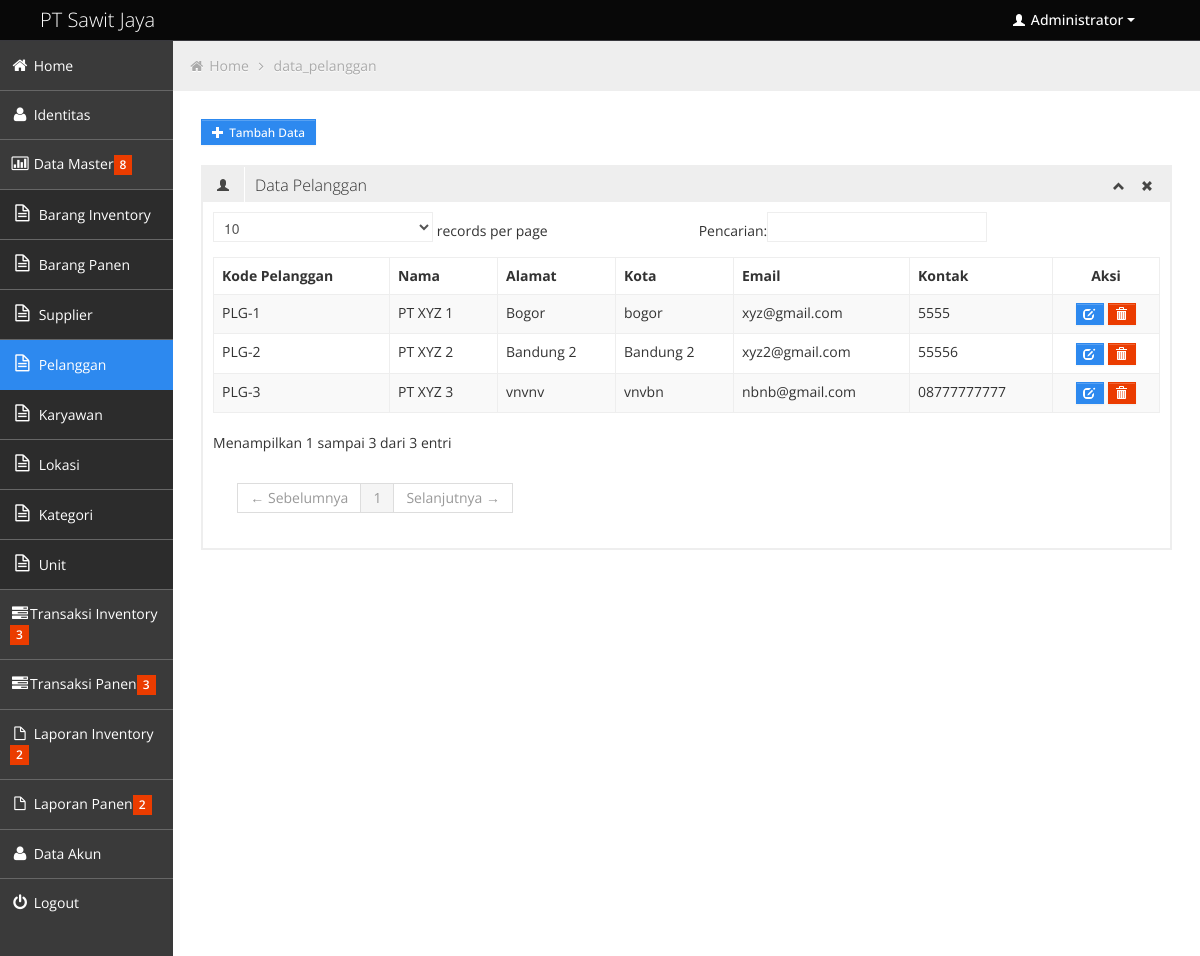
The page /index.php?halaman=data_pelanggan (signed in) on the database its author committed.
### tables this page shows
CREATE TABLE IF NOT EXISTS `identitas` (
  `id_identitas` int(3) NOT NULL AUTO_INCREMENT,
  `nama_identitas` varchar(100) NOT NULL,
  `alamat` varchar(30) NOT NULL,
  `telp` varchar(12) NOT NULL,
  `keterangan` varchar(30) NOT NULL,
  PRIMARY KEY (`id_identitas`)
);

CREATE TABLE IF NOT EXISTS `pelanggan` (
  `inc` int(9) NOT NULL,
  `pelanggan_id` varchar(9) NOT NULL,
  `pelanggan_nama` varchar(90) NOT NULL,
  `pelanggan_alamat` varchar(90) NOT NULL,
  `pelanggan_kota` varchar(50) NOT NULL,
  `pelanggan_email` varchar(90) NOT NULL,
  `pelanggan_kontak` varchar(20) NOT NULL,
  PRIMARY KEY (`inc`),
  KEY `pelanggan_id` (`pelanggan_id`)
);

### data_pelanggan.php (the view)
<a href='index.php?halaman=form_data_master&kode=pelanggan_insert' class='btn btn-small btn-primary'>
   <i class="halflings-icon white plus"></i> <span>Tambah Data</span>
   </a>
   <br/>
   <br/>
<div class='row-fluid sortable'>
				<div class='box span12'>
					<div class='box-header' data-original-title>
						<h2><i class='halflings-icon user'></i><span class='break'></span>Data Pelanggan</h2>
						<div class='box-icon'>
							<a href='#' class='btn-minimize'><i class='halflings-icon chevron-up'></i></a>
							<a href='#' class='btn-close'><i class='halflings-icon remove'></i></a>
						</div>
					</div>
					<div class='box-content'>
						<table class='table table-striped table-bordered bootstrap-datatable datatable'>
						  <thead>
							  <tr>
          <th>Kode Pelanggan</th>
          <th>Nama</th>
          <th>Alamat</th>
          <th>Kota</th>
          <th>Email</th>
          <th>Kontak</th>
           <th><center>Aksi</center></th>
							  </tr>
						  </thead>
						  <tbody>
							<?php
		$qtmpil_sup="select * from pelanggan order by inc asc";
		$qp_sup=mysql_query($qtmpil_sup);
		while($row2=mysql_fetch_array($qp_sup)){ ?>
		  <tr><td><?php echo "$row2[pelanggan_id]"; ?></td>
          <td><?php echo "$row2[pelanggan_nama]"; ?></td>
          <td><?php echo "$row2[pelanggan_alamat]"; ?></td>
          <td><?php echo "$row2[pelanggan_kota]"; ?></td>
          <td><?php echo "$row2[pelanggan_email]"; ?></td>
          <td><?php echo "$row2[pelanggan_kontak]"; ?></td>
          <td><center><?php echo "<a class='btn btn-mini btn-primary' href=index.php?halaman=form_ubah_data&kode=pelanggan_update&id=$row2[pelanggan_id]>"; ?>
          	 <i class='halflings-icon white edit'></i>
			 <?php echo "</a> ";
			 echo "<a class='btn btn-mini btn-danger' href='proses.php?proses=pelanggan_delete&id=$row2[pelanggan_id]'>"; ?>
          	 <i class='halflings-icon white trash'></i>
			 <?php echo "</a>";
          echo"</center></td>
							</tr>";
							$no++;}?>
						  </tbody>
					  </table>
					</div>
				</div>
			</div>

### header.php (shortened to what this page needs)
<div class="navbar">
	<div class="navbar-inner">
		<div class="container-fluid">
			<a class="brand" href="index.html"><span><?php echo"$idn[nama_identitas]";?></span></a>
			<div class="nav-no-collapse header-nav">
				<ul class="nav pull-right">
					<li class="dropdown">
						<a class="btn dropdown-toggle" data-toggle="dropdown" href="#">
							<i class="halflings-icon white user"></i> Administrator
							<span class="caret"></span>
						</a>
					</li>
				</ul>
			</div>
		</div>
	</div>
</div>

### css/halflings.css (style rules this page uses)
html, html .halflings { -webkit-font-smoothing: antialiased !important; }
.halflings-icon { display: inline-block; width: 14px; height: 14px; line-height: 14px; vertical-align: text-top; background-image: url(../img/glyphicons_halflings.svg); background-position: 0 0; background-repeat: no-repeat; vertical-align: top; *display: inline; *zoom: 1; *margin-right: .3em; }
.halflings-icon.white { background-image: url(../img/glyphicons_halflings-white.svg); }
.halflings-icon.user { background-position: -168px 0; }
.halflings-icon.remove { background-position: -312px 0; }
.halflings-icon.trash { background-position: -456px 0; }
.halflings-icon.edit { background-position: -96px -72px; }
.halflings-icon.plus { background-position: -408px -96px; }
.halflings-icon.chevron-up { background-position: -288px -120px; }

### rows shown on the page
identitas: nama_identitas "PT Sawit Jaya"
pelanggan: pelanggan "PLG-1", pelanggan_nama "PT XYZ 1", pelanggan_alamat "Bogor", pelanggan_kota "bogor", pelanggan_email "xyz@gmail.com", pelanggan_kontak "5555"
pelanggan: pelanggan "PLG-2", pelanggan_nama "PT XYZ 2", pelanggan_alamat "Bandung 2", pelanggan_kota "Bandung 2", pelanggan_email "xyz2@gmail.com", pelanggan_kontak "55556"
pelanggan: pelanggan "PLG-3", pelanggan_nama "PT XYZ 3", pelanggan_alamat "vnvnv", pelanggan_kota "vnvbn", pelanggan_email "nbnb@gmail.com", pelanggan_kontak "08777777777"

### other values the page prints
$hal "data_pelanggan"
